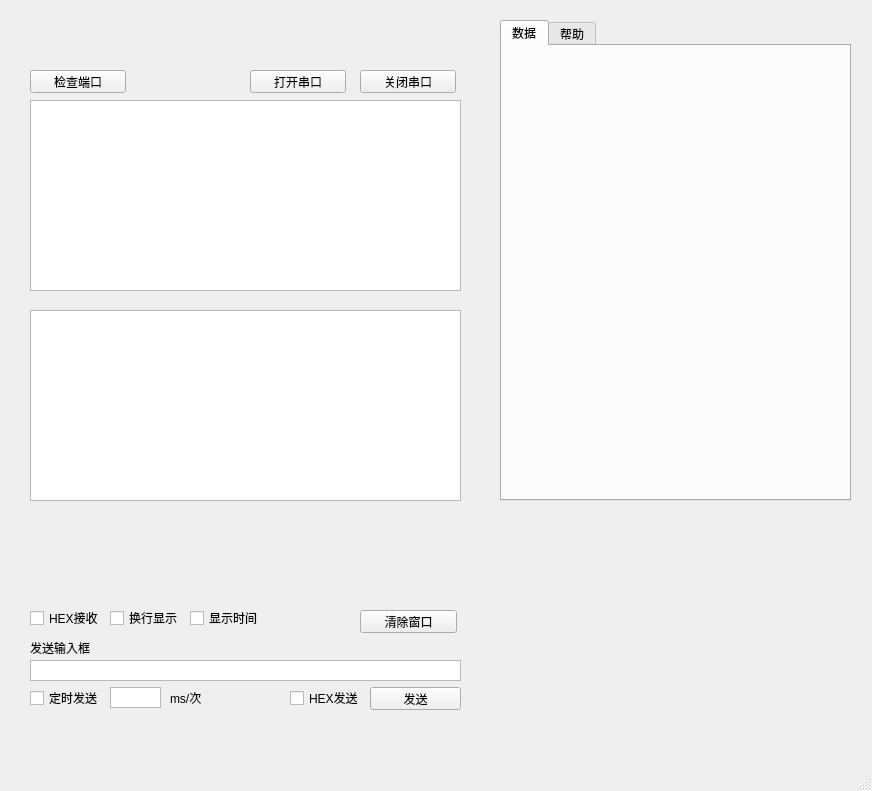
<?xml version="1.0" encoding="UTF-8"?>
<ui version="4.0">
 <class>MainWindow</class>
 <widget class="QMainWindow" name="MainWindow">
  <property name="geometry">
   <rect>
    <x>0</x>
    <y>0</y>
    <width>872</width>
    <height>791</height>
   </rect>
  </property>
  <property name="windowTitle">
   <string>MainWindow</string>
  </property>
  <widget class="QWidget" name="centralWidget">
   <widget class="QTabWidget" name="tabWidget">
    <property name="geometry">
     <rect>
      <x>500</x>
      <y>20</y>
      <width>351</width>
      <height>481</height>
     </rect>
    </property>
    <property name="currentIndex">
     <number>0</number>
    </property>
    <widget class="QWidget" name="tab">
     <attribute name="title">
      <string>数据</string>
     </attribute>
    </widget>
    <widget class="QWidget" name="tab_2">
     <attribute name="title">
      <string>帮助</string>
     </attribute>
    </widget>
   </widget>
   <widget class="QLabel" name="label_7">
    <property name="geometry">
     <rect>
      <x>30</x>
      <y>640</y>
      <width>81</width>
      <height>16</height>
     </rect>
    </property>
    <property name="text">
     <string>发送输入框</string>
    </property>
   </widget>
   <widget class="QTextEdit" name="txtWrite">
    <property name="geometry">
     <rect>
      <x>30</x>
      <y>660</y>
      <width>431</width>
      <height>21</height>
     </rect>
    </property>
    <property name="verticalScrollBarPolicy">
     <enum>Qt::ScrollBarAlwaysOff</enum>
    </property>
    <property name="horizontalScrollBarPolicy">
     <enum>Qt::ScrollBarAsNeeded</enum>
    </property>
   </widget>
   <widget class="QPushButton" name="btnSend">
    <property name="geometry">
     <rect>
      <x>370</x>
      <y>687</y>
      <width>91</width>
      <height>23</height>
     </rect>
    </property>
    <property name="text">
     <string>发送</string>
    </property>
   </widget>
   <widget class="QCheckBox" name="checkBox2">
    <property name="geometry">
     <rect>
      <x>30</x>
      <y>690</y>
      <width>71</width>
      <height>16</height>
     </rect>
    </property>
    <property name="text">
     <string>定时发送</string>
    </property>
   </widget>
   <widget class="QTextEdit" name="textEdit_2">
    <property name="geometry">
     <rect>
      <x>110</x>
      <y>687</y>
      <width>51</width>
      <height>21</height>
     </rect>
    </property>
    <property name="verticalScrollBarPolicy">
     <enum>Qt::ScrollBarAlwaysOff</enum>
    </property>
    <property name="horizontalScrollBarPolicy">
     <enum>Qt::ScrollBarAsNeeded</enum>
    </property>
   </widget>
   <widget class="QLabel" name="label_8">
    <property name="geometry">
     <rect>
      <x>170</x>
      <y>690</y>
      <width>41</width>
      <height>16</height>
     </rect>
    </property>
    <property name="text">
     <string>ms/次</string>
    </property>
   </widget>
   <widget class="QPlainTextEdit" name="txtRead">
    <property name="geometry">
     <rect>
      <x>30</x>
      <y>100</y>
      <width>431</width>
      <height>191</height>
     </rect>
    </property>
   </widget>
   <widget class="QPlainTextEdit" name="txtRead_2">
    <property name="geometry">
     <rect>
      <x>30</x>
      <y>310</y>
      <width>431</width>
      <height>191</height>
     </rect>
    </property>
   </widget>
   <widget class="QCheckBox" name="HEXget_checkBox">
    <property name="geometry">
     <rect>
      <x>110</x>
      <y>610</y>
      <width>71</width>
      <height>16</height>
     </rect>
    </property>
    <property name="text">
     <string>换行显示</string>
    </property>
   </widget>
   <widget class="QCheckBox" name="HEXsend_checkBox">
    <property name="geometry">
     <rect>
      <x>290</x>
      <y>690</y>
      <width>71</width>
      <height>16</height>
     </rect>
    </property>
    <property name="text">
     <string>HEX发送</string>
    </property>
   </widget>
   <widget class="QWidget" name="verticalLayoutWidget">
    <property name="geometry">
     <rect>
      <x>30</x>
      <y>520</y>
      <width>201</width>
      <height>22</height>
     </rect>
    </property>
    <layout class="QHBoxLayout" name="horizontalLayout">
     <item>
      <widget class="QLabel" name="label">
       <property name="maximumSize">
        <size>
         <width>40</width>
         <height>16777215</height>
        </size>
       </property>
       <property name="text">
        <string>端口号</string>
       </property>
      </widget>
     </item>
     <item>
      <widget class="QComboBox" name="portBox"/>
     </item>
    </layout>
   </widget>
   <widget class="QWidget" name="verticalLayoutWidget_2">
    <property name="geometry">
     <rect>
      <x>30</x>
      <y>550</y>
      <width>201</width>
      <height>22</height>
     </rect>
    </property>
    <layout class="QHBoxLayout" name="horizontalLayout_2">
     <item>
      <widget class="QLabel" name="label_2">
       <property name="maximumSize">
        <size>
         <width>40</width>
         <height>16777215</height>
        </size>
       </property>
       <property name="text">
        <string>波特率</string>
       </property>
      </widget>
     </item>
     <item>
      <widget class="QComboBox" name="baudBox"/>
     </item>
    </layout>
   </widget>
   <widget class="QWidget" name="verticalLayoutWidget_3">
    <property name="geometry">
     <rect>
      <x>30</x>
      <y>580</y>
      <width>201</width>
      <height>22</height>
     </rect>
    </property>
    <layout class="QHBoxLayout" name="horizontalLayout_3">
     <item>
      <widget class="QLabel" name="label_3">
       <property name="maximumSize">
        <size>
         <width>40</width>
         <height>16777215</height>
        </size>
       </property>
       <property name="text">
        <string>数据位</string>
       </property>
      </widget>
     </item>
     <item>
      <widget class="QComboBox" name="dataBox"/>
     </item>
    </layout>
   </widget>
   <widget class="QWidget" name="verticalLayoutWidget_4">
    <property name="geometry">
     <rect>
      <x>260</x>
      <y>550</y>
      <width>201</width>
      <height>22</height>
     </rect>
    </property>
    <layout class="QHBoxLayout" name="horizontalLayout_4">
     <item>
      <widget class="QLabel" name="label_4">
       <property name="maximumSize">
        <size>
         <width>40</width>
         <height>16777215</height>
        </size>
       </property>
       <property name="text">
        <string>停止位</string>
       </property>
      </widget>
     </item>
     <item>
      <widget class="QComboBox" name="stopBox"/>
     </item>
    </layout>
   </widget>
   <widget class="QWidget" name="verticalLayoutWidget_5">
    <property name="geometry">
     <rect>
      <x>260</x>
      <y>580</y>
      <width>201</width>
      <height>22</height>
     </rect>
    </property>
    <layout class="QHBoxLayout" name="horizontalLayout_5">
     <item>
      <widget class="QLabel" name="label_5">
       <property name="maximumSize">
        <size>
         <width>40</width>
         <height>16777215</height>
        </size>
       </property>
       <property name="text">
        <string>校验位</string>
       </property>
      </widget>
     </item>
     <item>
      <widget class="QComboBox" name="checkBox_2"/>
     </item>
    </layout>
   </widget>
   <widget class="QWidget" name="horizontalLayoutWidget">
    <property name="geometry">
     <rect>
      <x>260</x>
      <y>510</y>
      <width>201</width>
      <height>41</height>
     </rect>
    </property>
    <layout class="QHBoxLayout" name="horizontalLayout_6">
     <property name="topMargin">
      <number>0</number>
     </property>
     <item>
      <widget class="QLabel" name="lab_status">
       <property name="text">
        <string/>
       </property>
      </widget>
     </item>
    </layout>
   </widget>
   <widget class="QCheckBox" name="HEXget_checkBox_2">
    <property name="geometry">
     <rect>
      <x>30</x>
      <y>610</y>
      <width>71</width>
      <height>16</height>
     </rect>
    </property>
    <property name="text">
     <string>HEX接收</string>
    </property>
   </widget>
   <widget class="QCheckBox" name="HEXget_checkBox_3">
    <property name="geometry">
     <rect>
      <x>190</x>
      <y>610</y>
      <width>71</width>
      <height>16</height>
     </rect>
    </property>
    <property name="text">
     <string>显示时间</string>
    </property>
   </widget>
   <widget class="QPushButton" name="btnClear">
    <property name="geometry">
     <rect>
      <x>360</x>
      <y>610</y>
      <width>97</width>
      <height>23</height>
     </rect>
    </property>
    <property name="text">
     <string>清除窗口</string>
    </property>
   </widget>
   <widget class="QPushButton" name="btn_serial">
    <property name="geometry">
     <rect>
      <x>30</x>
      <y>70</y>
      <width>96</width>
      <height>23</height>
     </rect>
    </property>
    <property name="text">
     <string>检查端口</string>
    </property>
   </widget>
   <widget class="QPushButton" name="CloseSerialButton">
    <property name="geometry">
     <rect>
      <x>360</x>
      <y>70</y>
      <width>96</width>
      <height>23</height>
     </rect>
    </property>
    <property name="text">
     <string>关闭串口</string>
    </property>
   </widget>
   <widget class="QPushButton" name="OpenSerialButton">
    <property name="geometry">
     <rect>
      <x>250</x>
      <y>70</y>
      <width>96</width>
      <height>23</height>
     </rect>
    </property>
    <property name="text">
     <string>打开串口</string>
    </property>
   </widget>
  </widget>
  <widget class="QMenuBar" name="menuBar">
   <property name="geometry">
    <rect>
     <x>0</x>
     <y>0</y>
     <width>872</width>
     <height>23</height>
    </rect>
   </property>
  </widget>
  <widget class="QStatusBar" name="statusBar"/>
 </widget>
 <layoutdefault spacing="6" margin="11"/>
 <resources/>
 <connections/>
</ui>
